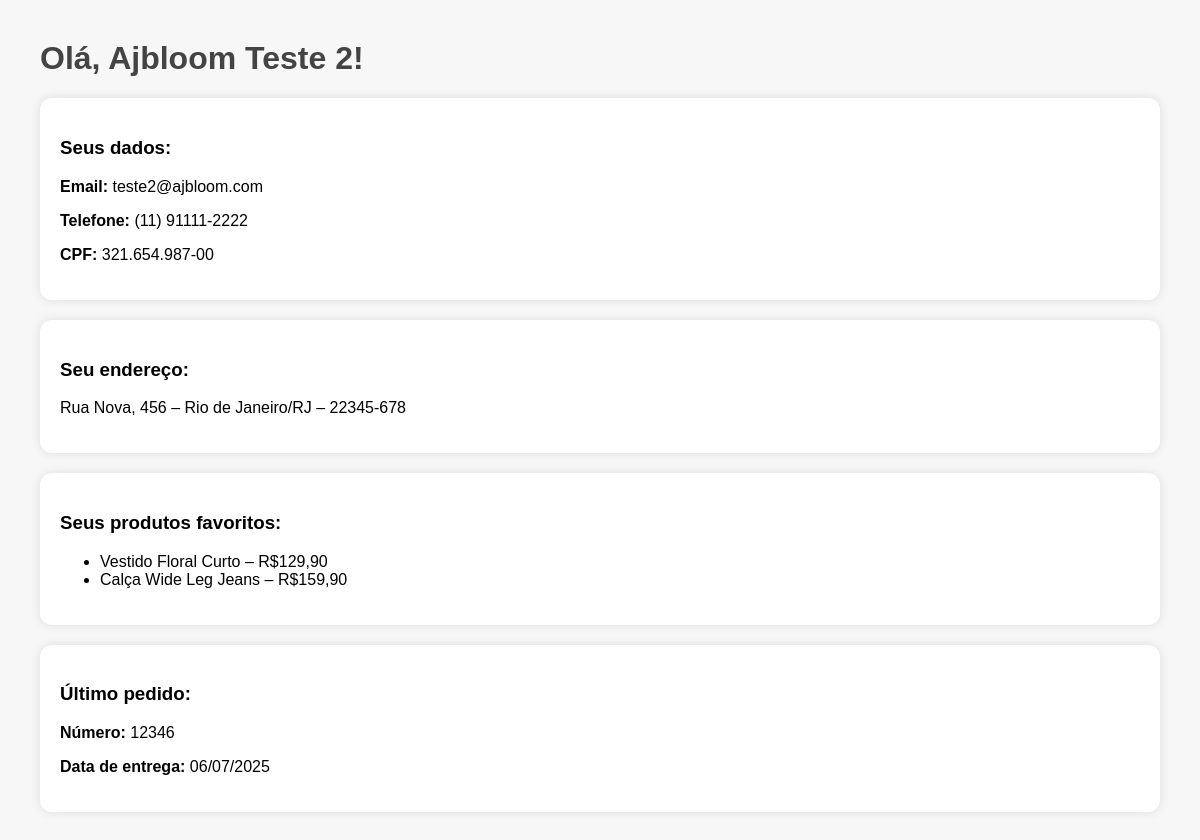
Page /AJBLOOM/pages/painel.php on the committed database.
### tables this page shows
CREATE TABLE `clientes` (
  `id` int(11) NOT NULL,
  `nome` varchar(100) DEFAULT NULL,
  `email` varchar(100) DEFAULT NULL,
  `telefone` varchar(20) DEFAULT NULL,
  `cpf` varchar(20) DEFAULT NULL,
  `senha` varchar(255) DEFAULT NULL
);

CREATE TABLE `enderecos` (
  `id` int(11) NOT NULL,
  `cliente_id` int(11) DEFAULT NULL,
  `rua` varchar(100) DEFAULT NULL,
  `cidade` varchar(100) DEFAULT NULL,
  `estado` varchar(50) DEFAULT NULL,
  `cep` varchar(15) DEFAULT NULL
);

CREATE TABLE `favoritos` (
  `id` int(11) NOT NULL,
  `cliente_id` int(11) DEFAULT NULL,
  `produto_nome` varchar(100) DEFAULT NULL,
  `preco` decimal(10,2) DEFAULT NULL
);

CREATE TABLE `pedidos` (
  `id` int(11) NOT NULL,
  `cliente_id` int(11) DEFAULT NULL,
  `numero_pedido` varchar(20) DEFAULT NULL,
  `data_entrega` date DEFAULT NULL
);

### AJBLOOM/pages/painel.php (the view, shortened to what this page needs)
<?php
include '../backend/conexao.php';
$cliente_id = 2;
$cliente_query = "SELECT * FROM clientes WHERE id = $cliente_id";
$cliente_result = mysqli_query($conn, $cliente_query);
$cliente = mysqli_fetch_assoc($cliente_result);
$endereco_query = "SELECT * FROM enderecos WHERE cliente_id = $cliente_id";
$endereco_result = mysqli_query($conn, $endereco_query);
$endereco = mysqli_fetch_assoc($endereco_result);
$favoritos_query = "SELECT * FROM favoritos WHERE cliente_id = $cliente_id";
$favoritos_result = mysqli_query($conn, $favoritos_query);
$pedido_query = "SELECT * FROM pedidos WHERE cliente_id = $cliente_id ORDER BY id DESC LIMIT 1";
$pedido_result = mysqli_query($conn, $pedido_query);
$pedido = mysqli_fetch_assoc($pedido_result);
?>
<!DOCTYPE html>
<html lang="pt-br">
<head>
</head>
<body>
<h1>Olá, <?= $cliente['nome'] ?>!</h1>
<div class="card">
    <h3>Seus dados:</h3>
    <p><strong>Email:</strong> <?= $cliente['email'] ?></p>
    <p><strong>Telefone:</strong> <?= $cliente['telefone'] ?></p>
    <p><strong>CPF:</strong> <?= $cliente['cpf'] ?></p>
</div>
<div class="card">
    <h3>Seu endereço:</h3>
    <p><?= $endereco['rua'] ?> – <?= $endereco['cidade'] ?>/<?= $endereco['estado'] ?> – <?= $endereco['cep'] ?></p>
</div>
<div class="card">
    <h3>Seus produtos favoritos:</h3>
    <ul>
        <?php while ($fav = mysqli_fetch_assoc($favoritos_result)) : ?>
            <li><?= $fav['produto_nome'] ?> – R$<?= number_format($fav['preco'], 2, ',', '.') ?></li>
        <?php endwhile; ?>
    </ul>
</div>
<div class="card">
    <h3>Último pedido:</h3>
    <?php if ($pedido): ?>
        <p><strong>Número:</strong> <?= $pedido['numero_pedido'] ?></p>
        <p><strong>Data de entrega:</strong> <?= date('d/m/Y', strtotime($pedido['data_entrega'])) ?></p>
    <?php else: ?>
        <p>Você ainda não fez pedidos.</p>
    <?php endif; ?>
</div>
</body>
</html>

### AJBLOOM/pages/painel.php (style rules this page uses)
body { font-family: Arial, sans-serif; margin: 40px; background: #f7f7f7; }
h1 { color: #444; }
.card { background: white; padding: 20px; margin-bottom: 20px; border-radius: 12px; box-shadow: 0 0 10px #ddd; }

### rows in the picture
clientes: nome "Ajbloom Teste 2", email "teste2@ajbloom.com", telefone "(11) 91111-2222", cpf "321.654.987-00"
enderecos: rua "Rua Nova, 456", cidade "Rio de Janeiro", estado "RJ", cep "22345-678"
favoritos: produto_nome "Vestido Floral Curto", preco "129,90"
favoritos: produto_nome "Calça Wide Leg Jeans", preco "159,90"
pedidos: numero_pedido "12346", data_entrega "06/07/2025"
